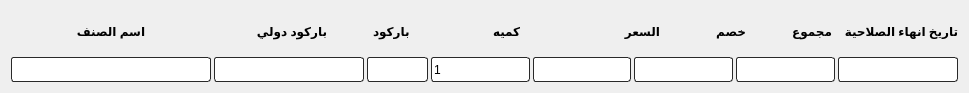
   <widget class="QWidget" name="layoutWidget_9">
    <property name="geometry">
     <rect>
      <x>9</x>
      <y>126</y>
      <width>951</width>
      <height>93</height>
     </rect>
    </property>
    <layout class="QVBoxLayout" name="verticalLayout">
     <item>
      <layout class="QHBoxLayout" name="horizontalLayout_8">
       <item>
        <widget class="QLabel" name="label">
         <property name="minimumSize">
          <size>
           <width>200</width>
           <height>0</height>
          </size>
         </property>
         <property name="maximumSize">
          <size>
           <width>210</width>
           <height>16777215</height>
          </size>
         </property>
         <property name="styleSheet">
          <string notr="true">    font: bold 12px;</string>
         </property>
         <property name="text">
          <string>اسم الصنف</string>
         </property>
         <property name="alignment">
          <set>Qt::AlignCenter</set>
         </property>
        </widget>
       </item>
       <item>
        <widget class="QLabel" name="label_2">
         <property name="minimumSize">
          <size>
           <width>150</width>
           <height>0</height>
          </size>
         </property>
         <property name="maximumSize">
          <size>
           <width>150</width>
           <height>16777215</height>
          </size>
         </property>
         <property name="styleSheet">
          <string notr="true">    font: bold 12px;</string>
         </property>
         <property name="text">
          <string>باركود دولي</string>
         </property>
         <property name="alignment">
          <set>Qt::AlignCenter</set>
         </property>
        </widget>
       </item>
       <item>
        <widget class="QLabel" name="label_3">
         <property name="minimumSize">
          <size>
           <width>114</width>
           <height>0</height>
          </size>
         </property>
         <property name="maximumSize">
          <size>
           <width>150</width>
           <height>16777215</height>
          </size>
         </property>
         <property name="styleSheet">
          <string notr="true">    font: bold 12px;</string>
         </property>
         <property name="text">
          <string>باركود</string>
         </property>
         <property name="alignment">
          <set>Qt::AlignRight|Qt::AlignTrailing|Qt::AlignVCenter</set>
         </property>
        </widget>
       </item>
       <item>
        <widget class="QLabel" name="label_4">
         <property name="minimumSize">
          <size>
           <width>81</width>
           <height>0</height>
          </size>
         </property>
         <property name="maximumSize">
          <size>
           <width>100</width>
           <height>16777215</height>
          </size>
         </property>
         <property name="styleSheet">
          <string notr="true">    font: bold 12px;</string>
         </property>
         <property name="text">
          <string>كميه</string>
         </property>
         <property name="alignment">
          <set>Qt::AlignRight|Qt::AlignTrailing|Qt::AlignVCenter</set>
         </property>
        </widget>
       </item>
       <item>
        <widget class="QLabel" name="label_5">
         <property name="minimumSize">
          <size>
           <width>80</width>
           <height>0</height>
          </size>
         </property>
         <property name="maximumSize">
          <size>
           <width>100</width>
           <height>16777215</height>
          </size>
         </property>
         <property name="styleSheet">
          <string notr="true">    font: bold 12px;</string>
         </property>
         <property name="text">
          <string>السعر</string>
         </property>
        </widget>
       </item>
       <item>
        <widget class="QLabel" name="label_6">
         <property name="minimumSize">
          <size>
           <width>80</width>
           <height>0</height>
          </size>
         </property>
         <property name="maximumSize">
          <size>
           <width>100</width>
           <height>16777215</height>
          </size>
         </property>
         <property name="styleSheet">
          <string notr="true">    font: bold 12px;</string>
         </property>
         <property name="text">
          <string>خصم</string>
         </property>
        </widget>
       </item>
       <item>
        <widget class="QLabel" name="label_8">
         <property name="minimumSize">
          <size>
           <width>80</width>
           <height>0</height>
          </size>
         </property>
         <property name="maximumSize">
          <size>
           <width>100</width>
           <height>16777215</height>
          </size>
         </property>
         <property name="styleSheet">
          <string notr="true">    font: bold 12px;</string>
         </property>
         <property name="text">
          <string>مجموع</string>
         </property>
        </widget>
       </item>
       <item>
        <widget class="QLabel" name="label_7">
         <property name="minimumSize">
          <size>
           <width>120</width>
           <height>0</height>
          </size>
         </property>
         <property name="styleSheet">
          <string notr="true">    font: bold 12px;</string>
         </property>
         <property name="text">
          <string>تاريخ انهاء الصلاحية</string>
         </property>
        </widget>
       </item>
      </layout>
     </item>
     <item>
      <layout class="QHBoxLayout" name="horizontalLayout_5">
       <property name="spacing">
        <number>3</number>
       </property>
       <item>
        <widget class="QComboBox" name="item_name">
         <property name="minimumSize">
          <size>
           <width>200</width>
           <height>25</height>
          </size>
         </property>
         <property name="maximumSize">
          <size>
           <width>210</width>
           <height>16777215</height>
          </size>
         </property>
         <property name="styleSheet">
          <string notr="true">QComboBox {
  border-style: solid !important;
    border-width: 1px !important;
    border-color: rgb( 41, 41, 41 ) !important;
    border-radius: 3px !important;
}
QComboBox:editable {
    background: white;
}
QComboBox::drop-down {
    subcontrol-origin: padding;
    subcontrol-position: top right;
    width: 15px;
	
	background-color:transparent;

    border-top-right-radius: 3px; /* same radius as the QComboBox */
    border-bottom-right-radius: 3px;
}
QComboBox::down-arrow:on { /* shift the arrow when popup is open */
    top: 1px;
    left: 1px;
}
QComboBox:on { /* shift the text when the popup opens */
    padding-top: 3px;
    padding-left: 4px;
}

QComboBox::down-arrow {
image: url(:/Rc/Img/Menu.png);

}
QComboBox QAbstractItemView {
    border-bottom: 1px solid black;
    border-top:none;
    border-left: 1px solid black;
    border-right: 1px solid black;
	border-bottom-left-radius: 3px;
	border-bottom-right-radius: 3px;

   /* selection-background-color:;*/
}
QComboBox::down-arrow:on {
    
	image: url(:/Rc/Img/Menu EXPAND.png);

}</string>
         </property>
         <property name="editable">
          <bool>true</bool>
         </property>
        </widget>
       </item>
       <item>
        <widget class="QComboBox" name="item_int">
         <property name="minimumSize">
          <size>
           <width>150</width>
           <height>25</height>
          </size>
         </property>
         <property name="maximumSize">
          <size>
           <width>150</width>
           <height>16777215</height>
          </size>
         </property>
         <property name="styleSheet">
          <string notr="true">QComboBox {
  border-style: solid !important;
    border-width: 1px !important;
    border-color: rgb( 41, 41, 41 ) !important;
    border-radius: 3px !important;
}
QComboBox:editable {
    background: white;
}
QComboBox::drop-down {
    subcontrol-origin: padding;
    subcontrol-position: top right;
    width: 15px;
	
	background-color:transparent;

    border-top-right-radius: 3px; /* same radius as the QComboBox */
    border-bottom-right-radius: 3px;
}
QComboBox::down-arrow:on { /* shift the arrow when popup is open */
    top: 1px;
    left: 1px;
}
QComboBox:on { /* shift the text when the popup opens */
    padding-top: 3px;
    padding-left: 4px;
}

QComboBox::down-arrow {
image: url(:/Rc/Img/Menu.png);

}
QComboBox QAbstractItemView {
    border-bottom: 1px solid black;
    border-top:none;
    border-left: 1px solid black;
    border-right: 1px solid black;
	border-bottom-left-radius: 3px;
	border-bottom-right-radius: 3px;

   /* selection-background-color:;*/
}
QComboBox::down-arrow:on {
    
	image: url(:/Rc/Img/Menu EXPAND.png);

}</string>
         </property>
         <property name="editable">
          <bool>true</bool>
         </property>
        </widget>
       </item>
       <item>
        <widget class="QComboBox" name="ex_bcode">
         <property name="minimumSize">
          <size>
           <width>0</width>
           <height>25</height>
          </size>
         </property>
         <property name="maximumSize">
          <size>
           <width>150</width>
           <height>16777215</height>
          </size>
         </property>
         <property name="styleSheet">
          <string notr="true">QComboBox {
  border-style: solid !important;
    border-width: 1px !important;
    border-color: rgb( 41, 41, 41 ) !important;
    border-radius: 3px !important;
}
QComboBox:editable {
    background: white;
}
QComboBox::drop-down {
    subcontrol-origin: padding;
    subcontrol-position: top right;
    width: 15px;
	
	background-color:transparent;

    border-top-right-radius: 3px; /* same radius as the QComboBox */
    border-bottom-right-radius: 3px;
}
QComboBox::down-arrow:on { /* shift the arrow when popup is open */
    top: 1px;
    left: 1px;
}
QComboBox:on { /* shift the text when the popup opens */
    padding-top: 3px;
    padding-left: 4px;
}

QComboBox::down-arrow {
image: url(:/Rc/Img/Menu.png);

}
QComboBox QAbstractItemView {
    border-bottom: 1px solid black;
    border-top:none;
    border-left: 1px solid black;
    border-right: 1px solid black;
	border-bottom-left-radius: 3px;
	border-bottom-right-radius: 3px;

   /* selection-background-color:;*/
}
QComboBox::down-arrow:on {
    
	image: url(:/Rc/Img/Menu EXPAND.png);

}</string>
         </property>
         <property name="editable">
          <bool>true</bool>
         </property>
        </widget>
       </item>
       <item>
        <widget class="QLineEdit" name="quan">
         <property name="minimumSize">
          <size>
           <width>0</width>
           <height>25</height>
          </size>
         </property>
         <property name="maximumSize">
          <size>
           <width>100</width>
           <height>16777215</height>
          </size>
         </property>
         <property name="styleSheet">
          <string notr="true">border-style: solid !important;
    border-width: 1px !important;
    border-color: rgb( 41, 41, 41 ) !important;
    border-radius: 3px !important;</string>
         </property>
         <property name="text">
          <string>1</string>
         </property>
        </widget>
       </item>
       <item>
        <widget class="QLineEdit" name="sell_price">
         <property name="minimumSize">
          <size>
           <width>0</width>
           <height>25</height>
          </size>
         </property>
         <property name="maximumSize">
          <size>
           <width>100</width>
           <height>16777215</height>
          </size>
         </property>
         <property name="styleSheet">
          <string notr="true">border-style: solid !important;
    border-width: 1px !important;
    border-color: rgb( 41, 41, 41 ) !important;
    border-radius: 3px !important;</string>
         </property>
        </widget>
       </item>
       <item>
        <widget class="QLineEdit" name="discount_per">
         <property name="sizePolicy">
          <sizepolicy hsizetype="Expanding" vsizetype="Fixed">
           <horstretch>0</horstretch>
           <verstretch>0</verstretch>
          </sizepolicy>
         </property>
         <property name="minimumSize">
          <size>
           <width>0</width>
           <height>25</height>
          </size>
         </property>
         <property name="maximumSize">
          <size>
           <width>100</width>
           <height>16777215</height>
          </size>
         </property>
         <property name="styleSheet">
          <string notr="true">border-style: solid !important;
    border-width: 1px !important;
    border-color: rgb( 41, 41, 41 ) !important;
    border-radius: 3px !important;</string>
         </property>
         <property name="text">
          <string/>
         </property>
        </widget>
       </item>
       <item>
        <widget class="QLineEdit" name="total_per">
         <property name="minimumSize">
          <size>
           <width>0</width>
           <height>25</height>
          </size>
         </property>
         <property name="maximumSize">
          <size>
           <width>100</width>
           <height>16777215</height>
          </size>
         </property>
         <property name="styleSheet">
          <string notr="true">border-style: solid !important;
    border-width: 1px !important;
    border-color: rgb( 41, 41, 41 ) !important;
    border-radius: 3px !important;</string>
         </property>
         <property name="dragEnabled">
          <bool>true</bool>
         </property>
         <property name="readOnly">
          <bool>true</bool>
         </property>
        </widget>
       </item>
       <item>
        <widget class="QComboBox" name="expire">
         <property name="minimumSize">
          <size>
           <width>120</width>
           <height>25</height>
          </size>
         </property>
         <property name="styleSheet">
          <string notr="true">QComboBox {
  border-style: solid !important;
    border-width: 1px !important;
    border-color: rgb( 41, 41, 41 ) !important;
    border-radius: 3px !important;
}
QComboBox:editable {
    background: white;
}
QComboBox::drop-down {
    subcontrol-origin: padding;
    subcontrol-position: top right;
    width: 15px;
	
	background-color:transparent;

    border-top-right-radius: 3px; /* same radius as the QComboBox */
    border-bottom-right-radius: 3px;
}
QComboBox::down-arrow:on { /* shift the arrow when popup is open */
    top: 1px;
    left: 1px;
}
QComboBox:on { /* shift the text when the popup opens */
    padding-top: 3px;
    padding-left: 4px;
}

QComboBox::down-arrow {
image: url(:/Rc/Img/Menu.png);

}
QComboBox QAbstractItemView {
    border-bottom: 1px solid black;
    border-top:none;
    border-left: 1px solid black;
    border-right: 1px solid black;
	border-bottom-left-radius: 3px;
	border-bottom-right-radius: 3px;

   /* selection-background-color:;*/
}
QComboBox::down-arrow:on {
    
	image: url(:/Rc/Img/Menu EXPAND.png);

}</string>
         </property>
        </widget>
       </item>
      </layout>
     </item>
    </layout>
   </widget>
